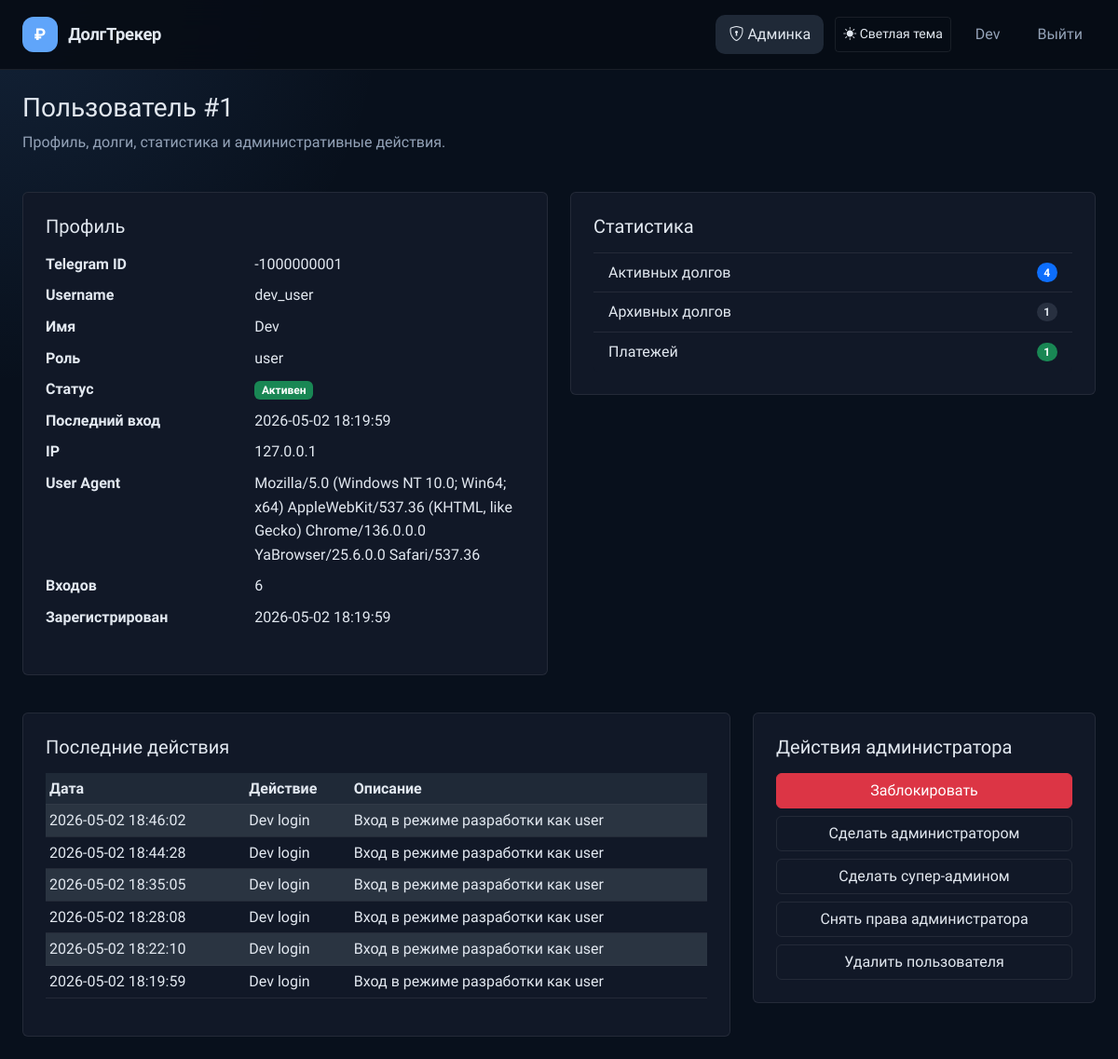
/admin/users/1 (signed in), run on an earlier commit of the app's database.
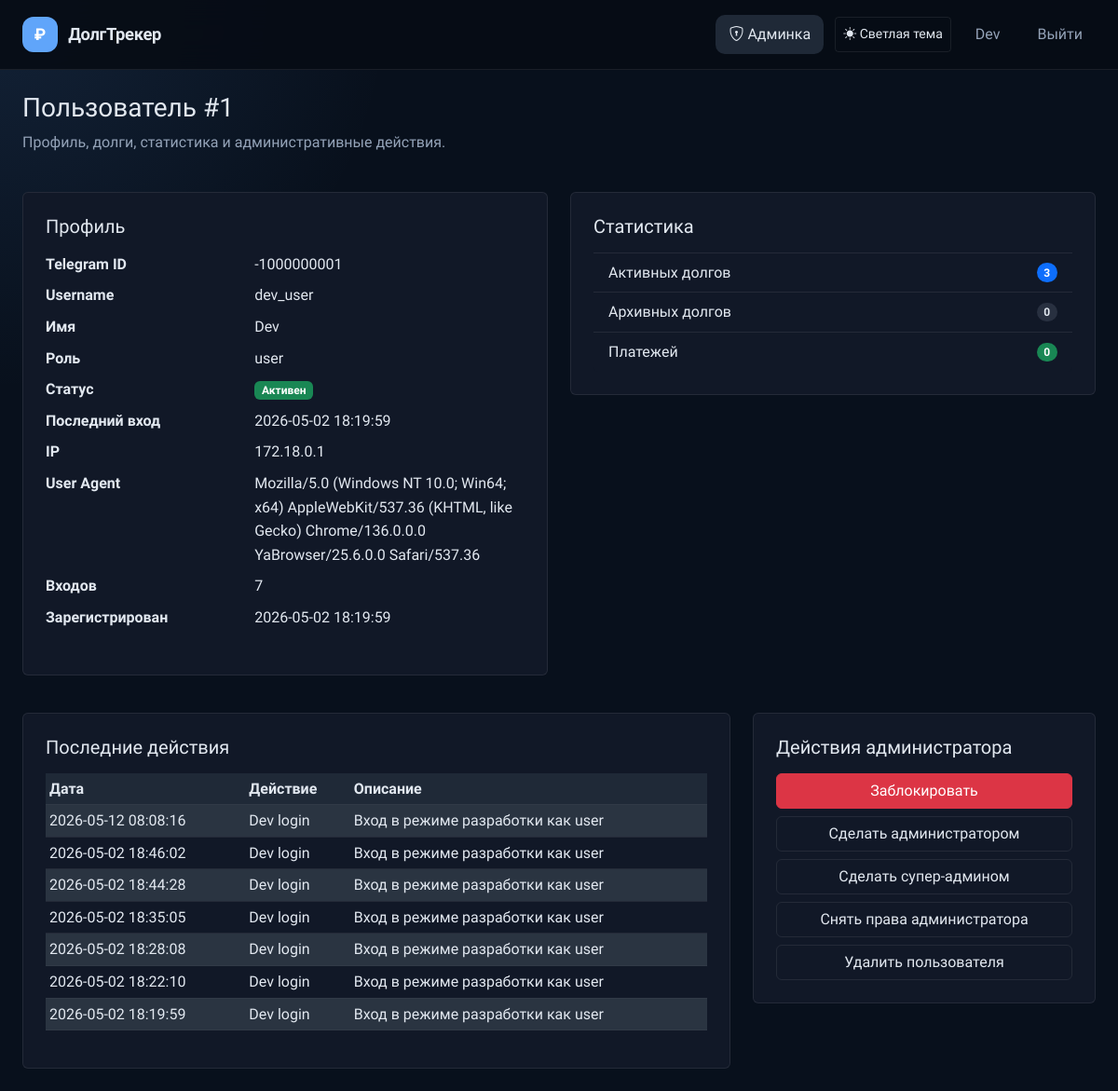
And on a later commit of the database.
### app/models.py (models this page shows, shortened)
class User(UserMixin, db.Model):
    __tablename__ = 'users'
    id = db.Column(db.Integer, primary_key=True)
    telegram_id = db.Column(db.BigInteger, unique=True, nullable=False)
    username = db.Column(db.String(80), nullable=True)
    first_name = db.Column(db.String(100), nullable=True)
    last_name = db.Column(db.String(100), nullable=True)
    photo_url = db.Column(db.String(255), nullable=True)
    auth_date = db.Column(db.DateTime, nullable=True)
    created_at = db.Column(db.DateTime, default=datetime.utcnow, nullable=False)
    role = db.Column(db.Enum('user', 'admin', 'superadmin'), nullable=False, default='user')
    is_blocked = db.Column(db.Boolean, default=False, nullable=False)
    last_login_ip = db.Column(db.String(100), nullable=True)
    last_user_agent = db.Column(db.Text, nullable=True)
    login_count = db.Column(db.Integer, default=0, nullable=False)
    debts = db.relationship('Debt', back_populates='user', lazy=True, cascade='all, delete-orphan')
    incomes = db.relationship('Income', back_populates='user', lazy=True, cascade='all, delete-orphan')
    expenses = db.relationship('Expense', back_populates='user', lazy=True, cascade='all, delete-orphan')
    activity_logs = db.relationship('ActivityLog', back_populates='user', lazy=True, cascade='all, delete-orphan')
    @property
    def is_admin(self):
        return self.role in ('admin', 'superadmin')
    @property
    def is_superadmin(self):
        return self.role == 'superadmin'

class ActivityLog(db.Model):
    __tablename__ = 'activity_logs'
    id = db.Column(db.Integer, primary_key=True)
    user_id = db.Column(db.Integer, db.ForeignKey('users.id'), nullable=True)
    action = db.Column(db.String(100), nullable=False)
    entity_type = db.Column(db.String(50), nullable=True)
    entity_id = db.Column(db.Integer, nullable=True)
    description = db.Column(db.Text, nullable=True)
    ip_address = db.Column(db.String(100), nullable=True)
    user_agent = db.Column(db.Text, nullable=True)
    created_at = db.Column(db.DateTime, default=datetime.utcnow)
    user = db.relationship('User', back_populates='activity_logs')

### app/routes/admin.py (the view, shortened to what this page needs)
    @app.route('/admin/users/<int:user_id>', methods=['GET', 'POST'])
    @admin_required
    def admin_user_detail(user_id):
        user = User.query.get_or_404(user_id)
        active_debts = Debt.query.filter_by(user_id=user.id, status='active').count()
        archived_debts = Debt.query.filter_by(user_id=user.id, status='archived').count()
        payments = Payment.query.join(Debt).filter(Debt.user_id == user.id).count()
        recent_actions = ActivityLog.query.filter_by(user_id=user.id).order_by(ActivityLog.created_at.desc()).limit(20).all()
        return render_template('admin_user_detail.html', user=user, active_debts=active_debts, archived_debts=archived_debts, payments=payments, recent_actions=recent_actions, success_message=request.args.get('success'))

### app/utils.py (called while the page is built)
def get_setting(key, default=None):
    try:
        setting = AppSetting.query.filter_by(key=key).first()
        return setting.value if setting else default
    except Exception:
        return default

def get_dictionary_values(dictionary_type):
    try:
        entries = DictionaryEntry.query.filter_by(dictionary_type=dictionary_type, is_active=True).order_by(DictionaryEntry.value.asc()).all()
        return [entry.value for entry in entries]
    except Exception:
        return []

def admin_required(view):
    @wraps(view)
    def wrapper(*args, **kwargs):
        if not getattr(current_user, 'is_authenticated', False) or not getattr(current_user, 'is_admin', False):
            return redirect(url_for('index'))
        return view(*args, **kwargs)
    return wrapper

### templates/admin_user_detail.html (shortened to what the changed rows need)
{% extends 'base.html' %}
{% block content %}
<div class="d-flex justify-content-between align-items-start mb-4">
    <div>
        <h1 class="h3">Пользователь #{{ user.id }}</h1>
        <p class="text-muted">Профиль, долги, статистика и административные действия.</p>
    </div>
</div>
<div class="row g-4">
    <div class="col-lg-6">
        <div class="card p-4">
            <dl class="row">
                <dt class="col-5">Telegram ID</dt>
                <dd class="col-7">{{ user.telegram_id }}</dd>
                <dt class="col-5">Username</dt>
                <dd class="col-7">{{ user.username or '—' }}</dd>
                <dt class="col-5">Имя</dt>
                <dd class="col-7">{{ user.first_name or '—' }}</dd>
                <dt class="col-5">Роль</dt>
                <dd class="col-7">{{ user.role }}</dd>
                <dt class="col-5">Статус</dt>
                <dd class="col-7">{% if user.is_blocked %}<span class="badge bg-danger">Заблокирован</span>{% else %}<span class="badge bg-success">Активен</span>{% endif %}</dd>
                <dt class="col-5">Последний вход</dt>
                <dd class="col-7">{{ user.auth_date.strftime('%Y-%m-%d %H:%M:%S') if user.auth_date else '—' }}</dd>
                <dt class="col-5">IP</dt>
                <dd class="col-7">{{ user.last_login_ip or '—' }}</dd>
                <dt class="col-5">User Agent</dt>
                <dd class="col-7">{{ user.last_user_agent or '—' }}</dd>
                <dt class="col-5">Входов</dt>
                <dd class="col-7">{{ user.login_count }}</dd>
                <dt class="col-5">Зарегистрирован</dt>
                <dd class="col-7">{{ user.created_at.strftime('%Y-%m-%d %H:%M:%S') if user.created_at else '—' }}</dd>
            </dl>
        </div>
    </div>
    <div class="col-lg-6">
        <div class="card p-4">
            <ul class="list-group list-group-flush">
                <li class="list-group-item d-flex justify-content-between align-items-center">
                    Активных долгов
                    <span class="badge bg-primary rounded-pill">{{ active_debts }}</span>
                </li>
                <li class="list-group-item d-flex justify-content-between align-items-center">
                    Архивных долгов
                    <span class="badge bg-secondary rounded-pill">{{ archived_debts }}</span>
                </li>
                <li class="list-group-item d-flex justify-content-between align-items-center">
                    Платежей
                    <span class="badge bg-success rounded-pill">{{ payments }}</span>
                </li>
            </ul>
        </div>
    </div>
</div>
<div class="row g-4 mt-3">
    <div class="col-lg-8">
        <div class="card p-4">
            <div class="table-responsive">
                <table class="table table-sm table-striped align-middle">
                    <thead>
                        <tr>
                            <th>Дата</th>
                            <th>Действие</th>
                            <th>Описание</th>
                        </tr>
                    </thead>
                    <tbody>
                        {% for action in recent_actions %}
                        <tr>
                            <td>{{ action.created_at.strftime('%Y-%m-%d %H:%M:%S') }}</td>
                            <td>{{ action.action }}</td>
                            <td>{{ action.description or '—' }}</td>
                        </tr>
                        {% else %}
                        <tr>
                            <td colspan="3" class="text-center text-muted">Нет действий.</td>
                        </tr>
                        {% endfor %}
                    </tbody>
                </table>
            </div>
        </div>
    </div>
</div>
{% endblock %}

What changed in the data, as far as the page shows it:
changed User "dev_user": last_login_ip "127.0.0.1" → "172.18.0.1"; login_count "6" → "7"
added ActivityLog: created_at "2026-05-12 08:08:16", action "Dev login", description "Вход в режиме разработки как user"
Also different on the page:
{{ active_debts }}: "4" → "3"
{{ archived_debts }}: "1" → "0"
{{ payments }}: "1" → "0"
